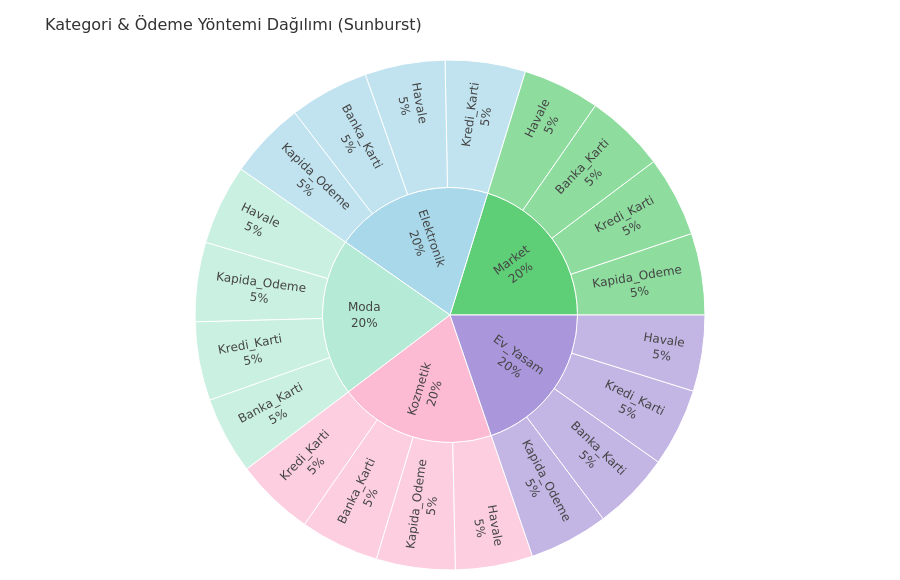

The cell this chart's notebook holds for it:
### Markdown cell above
<div style="background: linear-gradient(90deg, #FF6000, #FF8C00); padding: 2px 0; border-radius: 4px;"></div>

## 🌀 **Bölüm 18 — Plotly: Kategori × Ödeme Yöntemi Sunburst Grafiği**

<div style="background: #FFF8F0; border-left: 5px solid #FF6000; padding: 15px 20px; border-radius: 0 8px 8px 0; margin: 10px 0;">

### 📋 **Senaryo**
Trendyol Finans Ekibi, **hangi kategoride hangi ödeme yönteminin** ne kadar kullanıldığını hiyerarşik bir yapıda sunmak istiyor. Sunburst grafiği bu tür çok katmanlı kategorik verileri göstermede en etkili araçlardan biridir — hem payı hem de alt kırılımları aynı anda verir.

### 🎯 **Görev**
`product_category` → `payment_type` hiyerarşisini ve her kombinasyondaki sipariş sayısını **interaktif Sunburst** ile görselleştiriniz. Ardından kategori bazında ortalama satıcı puanını **box plot** ile karşılaştırınız.

**Adım 1 — Sunburst Grafiği:**
```python
sunburst_df = df.groupby(
    ["product_category", "payment_type"]
).size().reset_index(name="siparis_sayisi")

fig = px.sunburst(
    sunburst_df,
    path    = ["product_category", "payment_type"],
    values  = "siparis_sayisi",
    color   = "product_category",
    color_discrete_sequence = px.colors.qualitative.Pastel,
    title   = "🌀 Kategori × Ödeme Yöntemi Dağılımı (Sunburst)",
)
fig.update_layout(title_font_size=15)
fig.show()
```

**Adım 2 — Kategori Bazında Satıcı Puanı (Interaktif Box Plot):**
```python
fig2 = px.box(
    df.dropna(subset=["seller_rating"]),
    x       = "product_category",
    y       = "seller_rating",
    color   = "product_category",
    color_discrete_sequence = px.colors.qualitative.Pastel,
    title   = "📦 Kategoriye Göre Satıcı Puanı Dağılımı",
    labels  = {
        "product_category" : "Kategori",
        "seller_rating"    : "Satıcı Puanı"
    },
    template = "plotly_white"
)
fig2.update_layout(showlegend=False, title_font_size=15)
fig2.show()
```

**Yorumlayınız:**
- Sunburst'te hangi kategori × ödeme yöntemi kombinasyonu en büyük dilimi oluşturuyor?
- Kapıda ödeme hangi kategorilerde daha yaygın? Bu mantıklı mı?
- Hangi kategoride satıcı puanının dağılımı en geniş? (IQR en büyük)

> 💡 **Sunburst Nasıl Okunur?** İç halka → üst level kategori (product_category), dış halka → alt level (payment_type). Bir dilime tıklayınca o kategoriye zoom yapabilirsiniz.

> 🧠 **Tartışma:** Plotly grafiklerini bir Streamlit veya Dash uygulamasına entegre etseydiniz, Trendyol için nasıl bir dashboard tasarlardınız?

</div>

### Code cell
sunburst_df = (
    df.groupby(["product_category", "payment_type"])
    .size()
    .reset_index(name="siparis_sayisi")
)

fig = px.sunburst(
    sunburst_df,
    path=["product_category", "payment_type"],
    values="siparis_sayisi",
    color="product_category",
    color_discrete_sequence=PASTEL_PALETTE,
    title="Kategori & Ödeme Yöntemi Dağılımı (Sunburst)",
    custom_data=["siparis_sayisi"],
)

fig.update_traces(
    textinfo="label+percent entry",
    hovertemplate="<b>%{label}</b><br>Sipariş Sayısı: %{value:,}<br>Oran: %{percentEntry:.1%}<extra></extra>",
    insidetextorientation="radial",
)

fig.update_layout(
    height=580,
    title_font_size=16,
    margin=dict(t=60, l=10, r=10, b=10),
)

fig.show()

### Figure 1 — Plotly figure (JSON) as saved in the notebook; plotly's stock layout.template omitted (floating-point values rounded to 4 significant figures)
{"data": [{"branchvalues": "total", "customdata": [[3014, "Elektronik"], [3040, "Elektronik"], [2923, "Elektronik"], [3045, "Elektronik"], [12022, "Elektronik"], [2969, "Ev_Yasam"], [2890, "Ev_Yasam"], [3003, "Ev_Yasam"], [2965, "Ev_Yasam"], [11827, "Ev_Yasam"], [2995, "Kozmetik"], [2934, "Kozmetik"], [2994, "Kozmetik"], [3004, "Kozmetik"], [11927, "Kozmetik"], [3032, "Market"], [3098, "Market"], [2923, "Market"], [12107, "Market"], [3054, "Market"], [2934, "Moda"], [3049, "Moda"], [3012, "Moda"], [2986, "Moda"], [11981, "Moda"]], "domain": {"x": [0, 1], "y": [0, 1]}, "hovertemplate": "<b>%{label}</b><br>Sipariş Sayısı: %{value:,}<br>Oran: %{percentEntry:.1%}<extra></extra>", "ids": ["Elektronik/Banka_Karti", "Elektronik/Havale", "Elektronik/Kapida_Odeme", "Elektronik/Kredi_Karti", "Elektronik", "Ev_Yasam/Banka_Karti", "Ev_Yasam/Havale", "Ev_Yasam/Kapida_Odeme", "Ev_Yasam/Kredi_Karti", "Ev_Yasam", "Kozmetik/Banka_Karti", "Kozmetik/Havale", "Kozmetik/Kapida_Odeme", "Kozmetik/Kredi_Karti", "Kozmetik", "Market/Banka_Karti", "Market/Kapida_Odeme", "Market/Havale", "Market", "Market/Kredi_Karti", "Moda/Banka_Karti", "Moda/Havale", "Moda/Kapida_Odeme", "Moda/Kredi_Karti", "Moda"], "insidetextorientation": "radial", "labels": ["Banka_Karti", "Havale", "Kapida_Odeme", "Kredi_Karti", "Elektronik", "Banka_Karti", "Havale", "Kapida_Odeme", "Kredi_Karti", "Ev_Yasam", "Banka_Karti", "Havale", "Kapida_Odeme", "Kredi_Karti", "Kozmetik", "Banka_Karti", "Kapida_Odeme", "Havale", "Market", "Kredi_Karti", "Banka_Karti", "Havale", "Kapida_Odeme", "Kredi_Karti", "Moda"], "marker": {"colors": ["#A8D8EA", "#A8D8EA", "#A8D8EA", "#A8D8EA", "#A8D8EA", "#AA96DA", "#AA96DA", "#AA96DA", "#AA96DA", "#AA96DA", "#FCBAD3", "#FCBAD3", "#FCBAD3", "#FCBAD3", "#FCBAD3", "#5FCF77", "#5FCF77", "#5FCF77", "#5FCF77", "#5FCF77", "#B5EAD7", "#B5EAD7", "#B5EAD7", "#B5EAD7", "#B5EAD7"]}, "name": "", "parents": ["Elektronik", "Elektronik", "Elektronik", "Elektronik", "", "Ev_Yasam", "Ev_Yasam", "Ev_Yasam", "Ev_Yasam", "", "Kozmetik", "Kozmetik", "Kozmetik", "Kozmetik", "", "Market", "Market", "Market", "", "Market", "Moda", "Moda", "Moda", "Moda", ""], "textinfo": "label+percent entry", "type": "sunburst", "values": [3014.0, 3040.0, 2923.0, 3045.0, 12020.0, 2969.0, 2890.0, 3003.0, 2965.0, 11830.0, 2995.0, 2934.0, 2994.0, 3004.0, 11930.0, 3032.0, 3098.0, 2923.0, 12110.0, 3054.0, 2934.0, 3049.0, 3012.0, 2986.0, 11980.0]}], "layout": {"height": 580, "legend": {"tracegroupgap": 0}, "margin": {"b": 10, "l": 10, "r": 10, "t": 60}, "sunburstcolorway": ["#A8D8EA", "#AA96DA", "#FCBAD3", "#5FCF77", "#B5EAD7", "#FFB7B2", "#FFDAC1", "#9CA6D0"], "title": {"font": {"size": 16}, "text": "Kategori & Ödeme Yöntemi Dağılımı (Sunburst)"}}}
